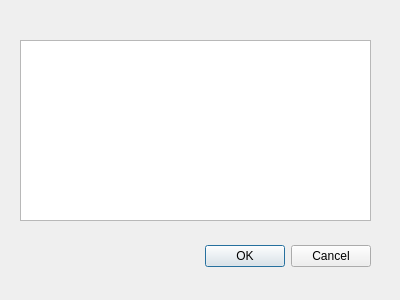
<?xml version="1.0" encoding="UTF-8"?>
<ui version="4.0">
 <class>OpenDialog</class>
 <widget class="QDialog" name="OpenDialog">
  <property name="geometry">
   <rect>
    <x>0</x>
    <y>0</y>
    <width>400</width>
    <height>300</height>
   </rect>
  </property>
  <property name="windowTitle">
   <string>Select a lesson</string>
  </property>
  <widget class="QDialogButtonBox" name="buttonBox">
   <property name="geometry">
    <rect>
     <x>30</x>
     <y>240</y>
     <width>341</width>
     <height>32</height>
    </rect>
   </property>
   <property name="orientation">
    <enum>Qt::Horizontal</enum>
   </property>
   <property name="standardButtons">
    <set>QDialogButtonBox::Cancel|QDialogButtonBox::Ok</set>
   </property>
  </widget>
  <widget class="QListWidget" name="listWidget">
   <property name="geometry">
    <rect>
     <x>20</x>
     <y>40</y>
     <width>351</width>
     <height>181</height>
    </rect>
   </property>
  </widget>
 </widget>
 <resources/>
 <connections>
  <connection>
   <sender>buttonBox</sender>
   <signal>accepted()</signal>
   <receiver>OpenDialog</receiver>
   <slot>accept()</slot>
   <hints>
    <hint type="sourcelabel">
     <x>338</x>
     <y>265</y>
    </hint>
    <hint type="destinationlabel">
     <x>374</x>
     <y>283</y>
    </hint>
   </hints>
  </connection>
  <connection>
   <sender>buttonBox</sender>
   <signal>clicked(QAbstractButton*)</signal>
   <receiver>OpenDialog</receiver>
   <slot>close()</slot>
   <hints>
    <hint type="sourcelabel">
     <x>250</x>
     <y>257</y>
    </hint>
    <hint type="destinationlabel">
     <x>230</x>
     <y>280</y>
    </hint>
   </hints>
  </connection>
 </connections>
</ui>
